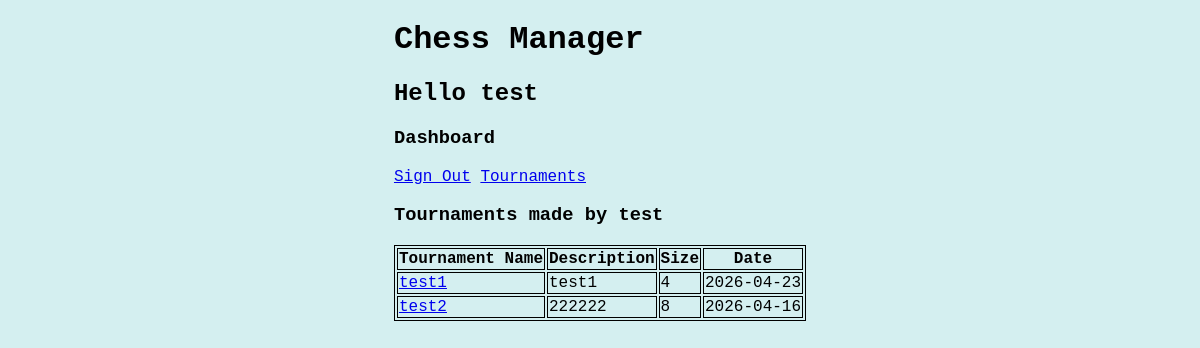
The page /dashboard (signed in) on the database as committed earlier.
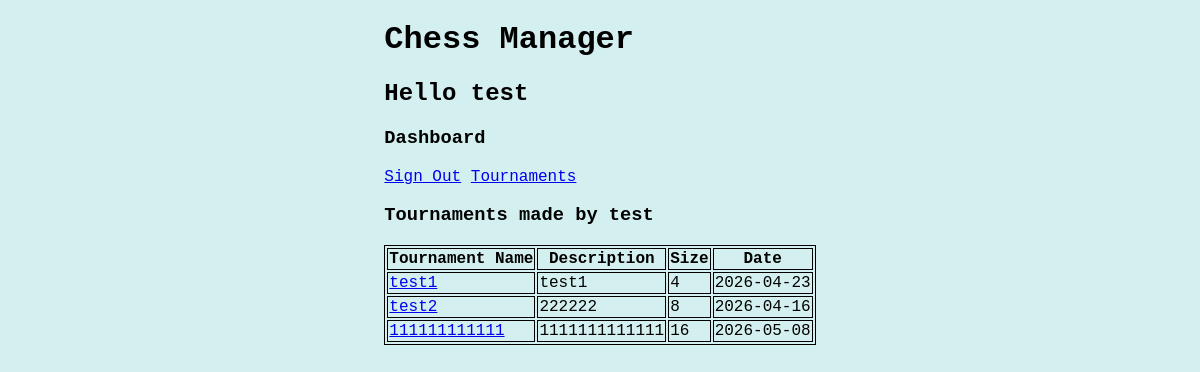
The same page on the database as committed later.
### tables this page shows
CREATE TABLE tournaments (
                         tournamentID INTEGER PRIMARY KEY AUTOINCREMENT,
                         userID INTEGER NOT NULL,
                         tournamentName TEXT UNIQUE NOT NULL,
                         tournamentDescription TEXT NOT NULL,
                         tournamentDate DATE NOT NULL,
                         tournamentSize INTEGER NOT NULL,
                         FOREIGN KEY (userID) REFERENCES users(userID) ON DELETE CASCADE
                         );

### Blueprints/pages.py (the view)
@pages.route("/dashboard")
def dashboard():
    if not isAuthorised():
        return redirect(url_for("pages.guestdashboard"))
    currentUser = session["currentUser"]
    userID = session["userID"]
    currentTournament = None
    currentTournamentsMatchIDs = None
    session["currentTournament"] = currentTournament
    session["currentTournamentsMatchIDs"] = currentTournamentsMatchIDs
    db = DataBaseHandler()
    tournaments = db.fetchTournamentsByUser(userID)
    return render_template("dashboard.html", currentUser = currentUser, db = db, userID = userID, tournaments = tournaments)

### Scripts/isAuthorised.py (called while the page is built)
def isAuthorised():
    return "currentUser" in session

### database.py (called while the page is built)
    def connect(self):
        return sql.connect(self.dbName)

    def fetchTournamentsByUser(self, userID):
        with self.connect() as conn:
            conn.cursor()
            results = conn.execute("SELECT tournamentID, tournamentName, tournamentDescription, tournamentSize, tournamentDate FROM tournaments WHERE userID = ?", (userID,))
            conn.commit()
            tournaments = results.fetchall()
            return tournaments

### templates/dashboard.html (shortened to what this page needs)
{%extends "base.html" %}
{% block content %}
<div class = "webpage">
    <h1>Chess Manager</h1>
    <h2>Hello {{currentUser}}</h2>
    <h3>Dashboard</h3>
    <a href = auth/signout>Sign Out</a>
    <a href = /tournaments>Tournaments</a>
    <div class="userTable">
    <h3>Tournaments made by {{currentUser}}</h3>
    {% if not tournaments %}
        <p>No tournaments at the moment</p>
    {% else %}
        <table>
            <thead>
                <tr>
                    <th>Tournament Name</th>
                    <th>Description</th>
                    <th>Size</th>
                    <th>Date</th>
                </tr>
            </thead>
            <tbody>
                {% for tournament in tournaments %}
                    <tr>
                        <td>
                            <a href = {{ "/tournaments/" + tournament[0]|string }}> {{tournament[1]}} </a>
                        </td>
                        <td>{{tournament[2]}}</td>
                        <td>{{tournament[3]}}</td>
                        <td>{{tournament[4]}}</td>
                    </tr>
                {% endfor %}
            </tbody>
        </table>
    {% endif %}
    </div>
</div>
{% endblock %}

### templates/base.html (shortened to what this page needs)
<!DOCTYPE html>
<html lang="en">
<head>
    <link rel = "stylesheet" href = {{ url_for('static', filename='styles/global.css') }} >
</head>
<body>
    {% block content %}
    {% endblock %}
</body>
</html>

### static/styles/global.css (style rules this page uses)
body { background-color: rgb(212, 239, 240); font-family: 'Courier New', Courier, monospace; margin: 0; width: 100vw; height: 100vh; justify-items: center; align-items: center; }
table, th, td { border: 1px solid; }

Rows that differ between the two databases and show on the page:
added tournaments: tournamentName "111111111111", tournamentDescription "1111111111111", tournamentSize "16", tournamentDate "2026-05-08"
